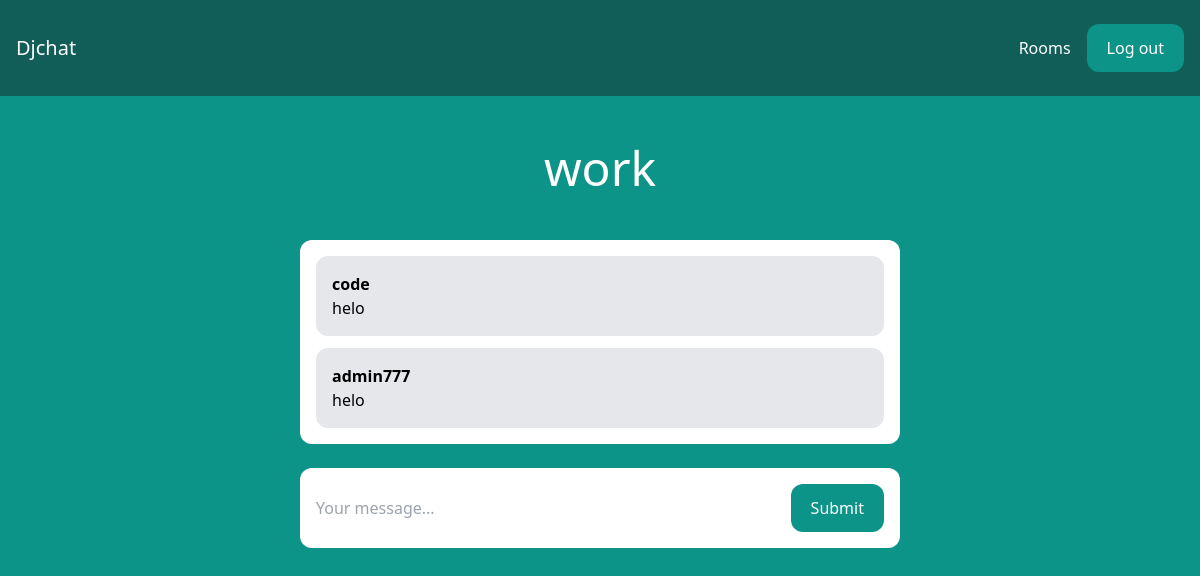
Page /rooms/work/ (signed in) on the earlier database version.
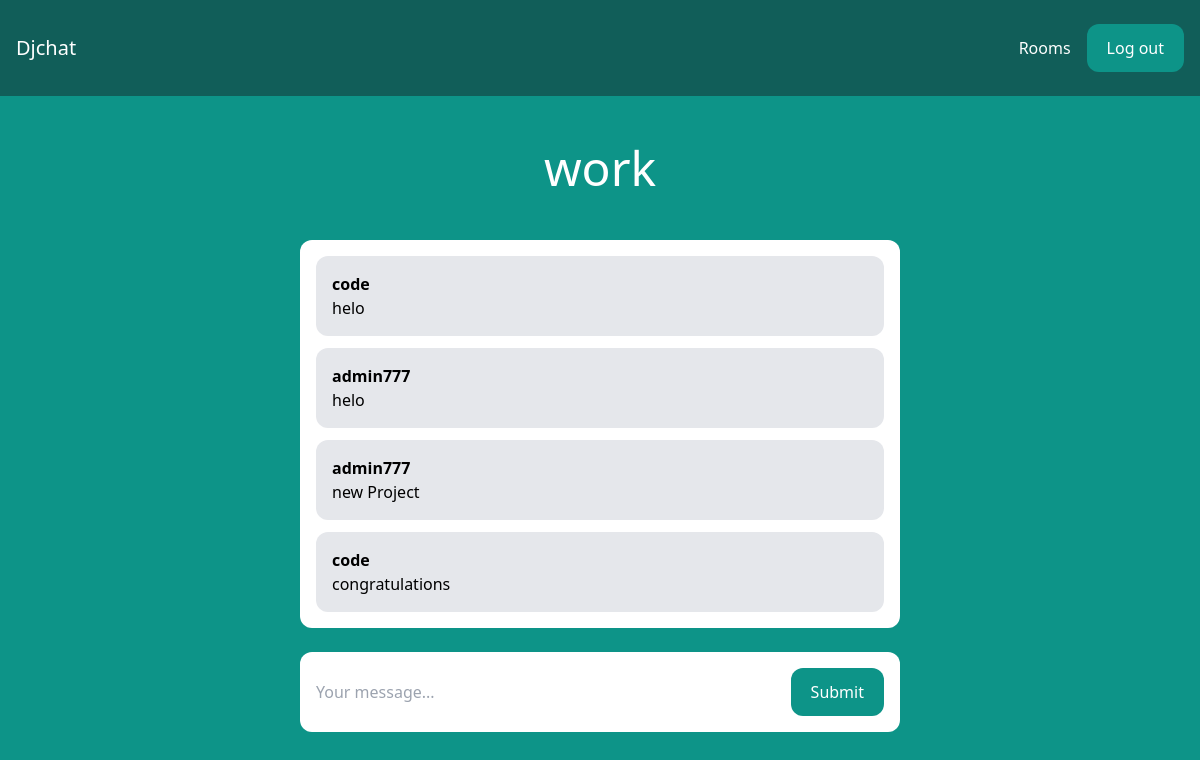
Same page on the later database version.
### rooms/models.py (models this page shows)
class Room(models.Model):
    name = models.CharField(max_length=255)
    slug = models.SlugField(unique=True)

class Message(models.Model):
    room = models.ForeignKey(Room, related_name='messages', on_delete=models.CASCADE)
    user = models.ForeignKey(User, related_name='messages', on_delete=models.CASCADE)
    content = models.TextField()
    date_added = models.DateTimeField(auto_now_add=True)
    class Meta:
        ordering = ('date_added',)

### rooms/views.py (the view)
# urls.py: path('<slug:slug>/', views.room, name='room'),
@login_required
def room(req, slug):
    room = Room.objects.get(slug=slug)
    messages = Message.objects.filter(room = room)[0:25]
    return render(req, 'room.html', {'room': room, 'messages':messages})

### rooms/templates/room.html (shortened to what this page needs)
{% extends 'base.html' %}
{% block content %}
  <div class="p-6 lg:p-12 text-center">
    <h2 class="text-3xl lg:text-5xl text-white">{{room.name}}</h2>
  </div>
  <div class="lg:w-2/4 mx-4 lg:mx-auto p-4 bg-white rounded-xl">
    <div class="chat-messages space-y-3" id="chat-messages">
      {% for message in messages%}
          <div class="p-4 bg-gray-200 rounded-xl">
          <p class="font-semibold"> {{message.user.username}} </p>
          <p> {{ message.content}}</p>
          </div>
      {%endfor%}
    </div>
  </div>
<div class="lg:w-2/4 mt-6 mx-4 lg:mx-auto p-4 bg-white rounded-xl">
    <form class="flex" onsubmit="return false;">
        <input type="text" name="content" class="flex-1 mr-3 " placeholder="Your message..." id="chat-messages-input">
        <button class=" px-5 py-3 rounded-xl text-white  bg-teal-600 hover:bg-teal-700" id="chat-messages-submit">Submit</button>
    </form>
</div>
{% endblock %}

### core/templates/base.html (shortened to what this page needs)
<!DOCTYPE html>
<html lang="en">
<head>
    <script src="https://cdn.tailwindcss.com"></script>
</head>
<body class="bg-teal-600">
    <nav class="flex items-center justify-between px-4 py-6 bg-teal-800">
        <div>
            <a href="/" class="text-xl text-white">Djchat</a>
        </div>
        <div class="flex items-center space-x-4">
            {% if user.is_authenticated %}
             <a href="/rooms/" class="text-white hover:text-gray-300">Rooms</a>
            <form method="post" action="{% url 'logout' %}">
              <button type="submit" class="px-5 py-3 rounded-xl text-white bg-teal-600  hover:bg-teal-700">
                 Log out
            </button>
             </form>
            {% else %}
                 <a href="/login/" class="text-white hover:text-gray-300">Login</a>
            <a href="/signup/" class="px-5 py-3 rounded-xl text-white bg-teal-600 hover:bg-teal-700">Sign Up</a>
            {% endif %}
        </div>
    </nav>
{% block content %}
{% endblock %}
</body>
</html>

Differences in the rows shown:
added Message: user.username "admin777", content "new Project"
added Message: user.username "code", content "congratulations"
